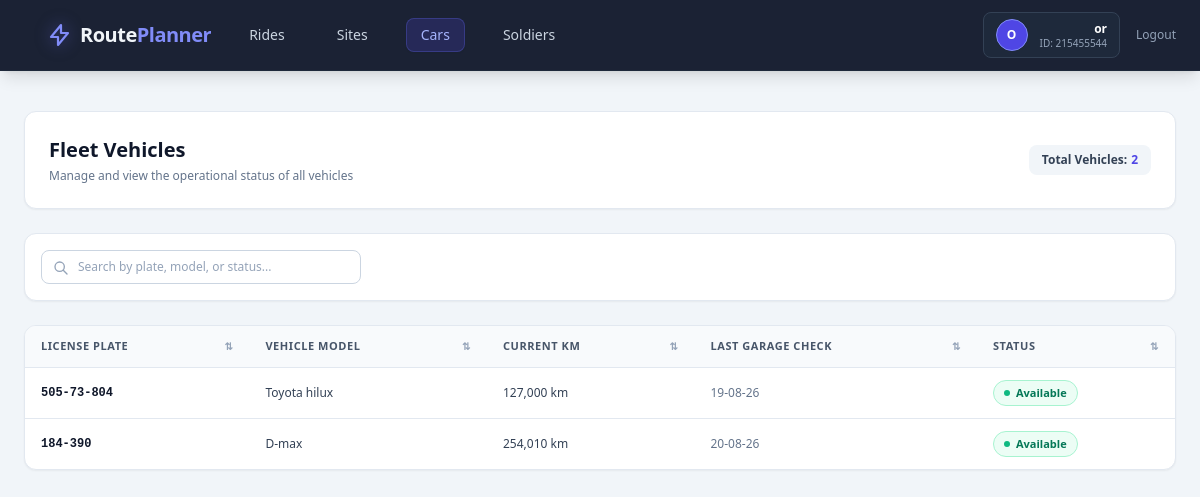
The page /cars/ (signed in) on the database as committed earlier.
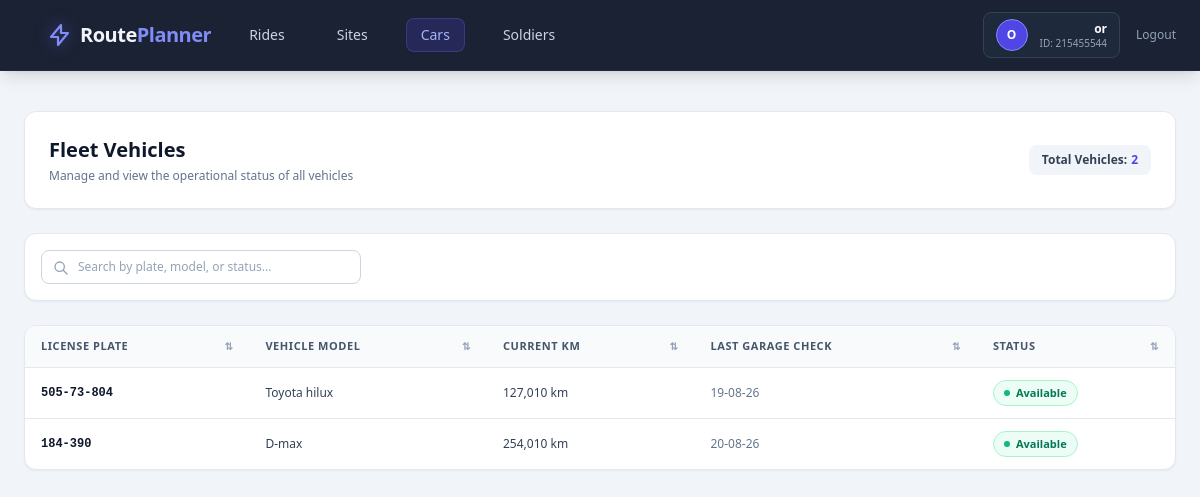
The same page on the database as committed later.
### app/models.py (models this page shows, shortened)
class Car(db.Model):
    __tablename__ = 'cars'
    license_plate = db.Column(db.String(20), unique=True, nullable=False, primary_key=True)
    car_type = db.Column(db.String(50), nullable=False)
    current_km = db.Column(db.Integer, default=0, nullable=False)
    last_garage_check = db.Column(db.Date, nullable=True)
    is_on_ride = db.Column(db.Boolean, default=False, nullable=False)

### app/routes/cars.py (the view, shortened to what this page needs)
@cars_bp.route('/', methods=['GET', 'POST'])
@login_required
def list_cars():
    cars = Car.query.all()
    return render_template('cars.html', cars=cars, car_statuses=get_car_statuses(cars))

### app/routes/cars.py (called while the page is built)
def get_car_statuses(cars):
    today = date.today()
    todays_ride_plates = {
        license_plate for (license_plate,) in db.session.query(Trip.car_license_plate).filter(
            Trip.is_draft == False,
            Trip.departure_date == today
        ).all()
    }
    return {
        car.license_plate: (
            'On Ride' if car.license_plate in todays_ride_plates
            else 'At Garage' if car.last_garage_check == today
            else 'Available'
        )
        for car in cars
    }

### app/templates/cars.HTML (shortened to what the changed rows need)
{% extends "base.html" %}
{% block content %}
<div class="space-y-6">
   <div class="flex flex-col sm:flex-row justify-between items-start sm:items-center gap-4 bg-white dark:bg-slate-800 p-6 rounded-xl shadow-sm border border-slate-200 dark:border-slate-700 transition-colors">
        <div>
            <h1 class="text-xl font-bold text-slate-900 dark:text-white" data-en="Fleet Vehicles" data-he="צי רכבים">Fleet Vehicles</h1>
        </div>
    </div>
    <div class="bg-white dark:bg-slate-800 rounded-xl shadow-sm border border-slate-200 dark:border-slate-700 overflow-hidden transition-colors">
        <div>
            <table class="w-full text-left border-collapse" id="carsTable">
                <thead class="hidden md:table-header-group">
                    <tr class="bg-slate-50 dark:bg-slate-700/50 text-slate-600 dark:text-slate-300 text-[11px] font-bold uppercase tracking-wider border-b border-slate-200 dark:border-slate-700">
                        <th onclick="sortTable(0, 'string')" class="py-3 px-4 cursor-pointer hover:bg-slate-100 dark:hover:bg-slate-700 transition select-none">
                            <div class="flex items-center justify-between">
                                <span data-en="License Plate" data-he="מספר רישוי">License Plate</span>
                                <span class="text-slate-400 dark:text-slate-500 text-[10px] ml-1">⇅</span>
                            </div>
                        </th>
                        <th onclick="sortTable(1, 'string')" class="py-3 px-4 cursor-pointer hover:bg-slate-100 dark:hover:bg-slate-700 transition select-none">
                            <div class="flex items-center justify-between">
                                <span data-en="Vehicle Model" data-he="דגם רכב">Vehicle Model</span>
                                <span class="text-slate-400 dark:text-slate-500 text-[10px] ml-1">⇅</span>
                            </div>
                        </th>
                        <th onclick="sortTable(2, 'number')" class="py-3 px-4 cursor-pointer hover:bg-slate-100 dark:hover:bg-slate-700 transition select-none">
                            <div class="flex items-center justify-between">
                                <span data-en="Current KM" data-he="קילומטראז'">Current KM</span>
                                <span class="text-slate-400 dark:text-slate-500 text-[10px] ml-1">⇅</span>
                            </div>
                        </th>
                        <th onclick="sortTable(3, 'date')" class="py-3 px-4 cursor-pointer hover:bg-slate-100 dark:hover:bg-slate-700 transition select-none">
                            <div class="flex items-center justify-between">
                                <span data-en="Last Garage Check" data-he="בדיקת מוסך אחרונה">Last Garage Check</span>
                                <span class="text-slate-400 dark:text-slate-500 text-[10px] ml-1">⇅</span>
                            </div>
                        </th>
                        <th onclick="sortTable(4, 'string')" class="py-3 px-4 cursor-pointer hover:bg-slate-100 dark:hover:bg-slate-700 transition select-none">
                            <div class="flex items-center justify-between">
                                <span data-en="Status" data-he="סטטוס">Status</span>
                                <span class="text-slate-400 dark:text-slate-500 text-[10px] ml-1">⇅</span>
                            </div>
                        </th>
                    </tr>
                </thead>
                <tbody class="divide-y divide-slate-100 dark:divide-slate-700 text-xs text-slate-700 dark:text-slate-300">
                    {% for car in cars %}
                        <tr class="block md:table-row border-b border-slate-200 dark:border-slate-700 last:border-b-0 p-3 md:p-0 hover:bg-slate-50/80 dark:hover:bg-slate-700/40 transition"
                            data-plate="{{ car.license_plate }}"
                            data-model="{{ car.car_type }}"
                            data-km="{{ car.current_km or 0 }}"
                            data-check="{{ car.last_garage_check.strftime('%Y-%m-%d') if car.last_garage_check else '' }}"
                            data-status="{{ car_statuses[car.license_plate] }}">
                            <td class="flex md:table-cell items-center justify-between gap-4 py-2 px-0 md:py-3 md:px-4 font-mono font-bold text-slate-900 dark:text-white">
                                <span>{{ car.license_plate }}</span>
                            </td>
                            <td class="flex md:table-cell items-center justify-between gap-4 py-2 px-0 md:py-3 md:px-4 font-medium">
                                <span>{{ car.car_type }}</span>
                            </td>
                            <td class="flex md:table-cell items-center justify-between gap-4 py-2 px-0 md:py-3 md:px-4">
                                <span>{{ "{:,}".format(car.current_km) if car.current_km else '0' }} km</span>
                            </td>
                            <td class="flex md:table-cell items-center justify-between gap-4 py-2 px-0 md:py-3 md:px-4 text-slate-500 dark:text-slate-400">
                                <span>{{ car.last_garage_check.strftime('%d-%m-%y') if car.last_garage_check else 'N/A' }}</span>
                            </td>
                            <td class="flex md:table-cell items-center justify-between gap-4 py-2 px-0 md:py-3 md:px-4">
                                {% if car_statuses[car.license_plate] == 'On Ride' %}
                                    <span class="inline-flex items-center gap-1.5 px-2.5 py-1 rounded-full text-[11px] font-semibold bg-rose-50 dark:bg-rose-950/50 text-rose-700 dark:text-rose-400 border border-rose-200 dark:border-rose-800/60">
                                        <span class="w-1.5 h-1.5 rounded-full bg-rose-500 animate-pulse"></span>
                                        <span data-en="On Ride" data-he="בנסיעה">On Ride</span>
                                    </span>
                                {% else %}
                                    <span class="inline-flex items-center gap-1.5 px-2.5 py-1 rounded-full text-[11px] font-semibold bg-emerald-50 dark:bg-emerald-950/50 text-emerald-700 dark:text-emerald-400 border border-emerald-200 dark:border-emerald-800/60">
                                        <span class="w-1.5 h-1.5 rounded-full bg-emerald-500"></span>
                                        <span data-en="Available" data-he="זמין">Available</span>
                                    </span>
                                {% endif %}
                            </td>
                        </tr>
                    {% else %}
                        <tr>
                            <td colspan="6" class="py-8 text-center text-slate-400 dark:text-slate-500 text-xs" data-en="No vehicles found in the fleet database." data-he="לא נמצאו רכבים במאגר הנתונים.">
                                No vehicles found in the fleet database.
                            </td>
                        </tr>
                    {% endfor %}
                </tbody>
            </table>
        </div>
    </div>
</div>
{% endblock %}

Rows that differ between the two databases and show on the page:
changed Car "Toyota hilux": current_km "127,000" → "127,010"
